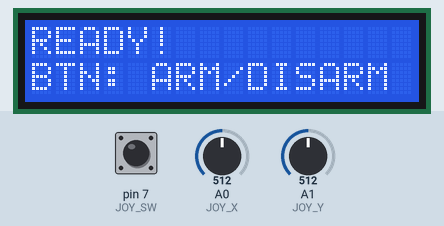
A sketch run on a simulated Arduino Uno, built with avr-gcc and run on an emulated ATmega328P. Parts: 16×2 character LCD. Inputs (shaded band) come from the test bench; at power-on: pin 7 (JOY_SW) HIGH, A1 (JOY_Y) = 512, A0 (JOY_X) = 512. What the sketch prints to the serial monitor is not drawn.

Above: at 1.2 s.
At 3.3 s:
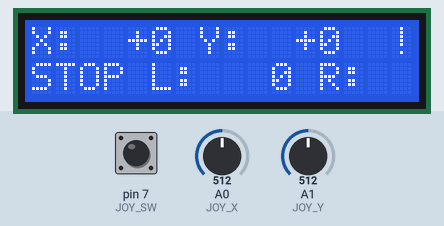
3.4 s: pin 7 (JOY_SW) pulled LOW for 0.15 s
At 4.5 s:
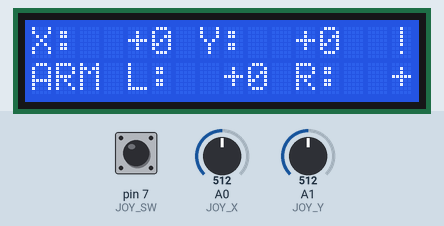
5.0 s: A1 (JOY_Y) set to 541
6.5 s: A1 (JOY_Y) set to 567
At 7.5 s:
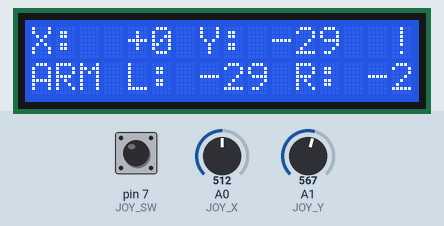
8.1 s: A0 (JOY_X) set to 548
9.6 s: A0 (JOY_X) set to 581
At 10.7 s:
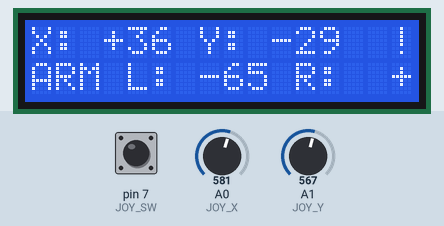
11.1 s: A0 (JOY_X) set to 716
At 12.6 s:
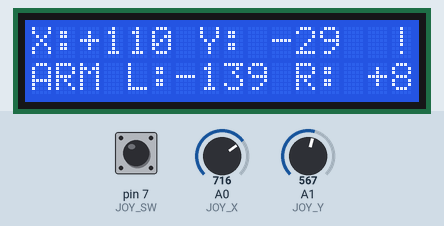
Timing chart, 0 to 14.1 s (numbered marks = the images above; inputs shaded):
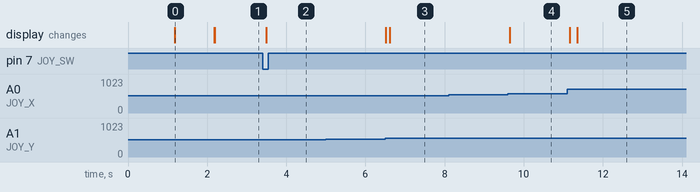

Measured:
- the behaviour switches between 552 and 553 on A1 (JOY_Y) (found by bisection; images 2 and 3)
- the behaviour switches between 566 and 567 on A0 (JOY_X) (found by bisection; images 3 and 4)
- after the input at 3.4 s, the display: changes after 0.10 s (image 2)
- after the input at 5.0 s, every drawn part: stays the same
- after the input at 6.5 s, the display: first changes at once (image 3 shows a later state)
- after the input at 8.1 s, every drawn part: stays the same
- after the input at 9.6 s, the display: changes at once (image 4)
- after the input at 11.1 s, the display: first changes after 0.06 s (image 5 shows a later state)
- what the display in image 0 shows lasts 1.0 s, from 1.2 s to 2.2 s

The sketch:

B1_TX_success.ino
```cpp
#include <LiquidCrystal.h>
#include <SPI.h>

// ---------------- LCD Pins ----------------
const uint8_t LCD_RS = 4;
const uint8_t LCD_E  = 3;
const uint8_t LCD_D4 = 5;
const uint8_t LCD_D5 = 6;
const uint8_t LCD_D6 = 8;
const uint8_t LCD_D7 = 2;
LiquidCrystal lcd(LCD_RS, LCD_E, LCD_D4, LCD_D5, LCD_D6, LCD_D7);

// ---------------- Joystick Pins ----------------
const uint8_t JOY_X = A0;
const uint8_t JOY_Y = A1;
const uint8_t JOY_SW = 7;

// ---------------- nRF24 Pins ----------------
const uint8_t CE_PIN = 9;
const uint8_t CSN_PIN = 10;

// Joystick parameters
const int JOY_CENTER = 512;
const int DEADZONE = 40;
const bool INVERT_X = false;
const bool INVERT_Y = true;

// nRF24 registers
#define CONFIG      0x00
#define STATUS      0x07
#define FIFO_STATUS 0x17

// Status variables
bool armed = false;
uint32_t packetCount = 0;
uint32_t successCount = 0;
unsigned long lastSend = 0;
unsigned long lastLcd = 0;
unsigned long lastDebug = 0;

// EMA filtering
float emaX = JOY_CENTER, emaY = JOY_CENTER;
const float JOY_ALPHA = 0.2f;

void lcdPrint16(int col, int row, const String& s) {
  lcd.setCursor(col, row);
  lcd.print(s);
  for (int i = col + s.length(); i < 16; ++i) lcd.print(' ');
}

byte readRegister(byte reg) {
  digitalWrite(CSN_PIN, LOW);
  SPI.transfer(reg & 0x1F);
  byte value = SPI.transfer(0x00);
  digitalWrite(CSN_PIN, HIGH);
  return value;
}

void writeRegister(byte reg, byte value) {
  digitalWrite(CSN_PIN, LOW);
  SPI.transfer(0x20 | reg);
  SPI.transfer(value);
  digitalWrite(CSN_PIN, HIGH);
}

void setupNrf24() {
  Serial.println("Initializing nRF24...");

  // Configure nRF24 as transmitter
  writeRegister(CONFIG, 0x0E);       // PWR_UP=1, PRIM_RX=0 (Transmitter mode)
  writeRegister(0x01, 0x00);         // Disable auto-acknowledgment
  writeRegister(0x02, 0x00);         // Disable RX address
  writeRegister(0x03, 0x03);         // 5-byte address width
  writeRegister(0x04, 0x00);         // Disable retransmission
  writeRegister(0x05, 76);           // Channel 76
  writeRegister(0x06, 0x06);         // 1Mbps data rate, 0dBm output power

  // Set TX address
  digitalWrite(CSN_PIN, LOW);
  SPI.transfer(0x20 | 0x10); // TX_ADDR command
  SPI.transfer('C');
  SPI.transfer('T');
  SPI.transfer('R');
  SPI.transfer('2');
  SPI.transfer('0');
  digitalWrite(CSN_PIN, HIGH);

  Serial.println("nRF24 configured as transmitter");
}

// Reset nRF24 status
void resetNrf24() {
  digitalWrite(CE_PIN, LOW);
  delay(10);

  digitalWrite(CSN_PIN, LOW);
  SPI.transfer(0xE1); // FLUSH_TX command
  digitalWrite(CSN_PIN, HIGH);

  writeRegister(STATUS, 0x70); // Clear all status flags
}

bool sendPacket(int16_t L, int16_t R, uint8_t buttons) {
  // Ensure data is within valid range
  L = constrain(L, -255, 255);
  R = constrain(R, -255, 255);

  // Clear status register
  writeRegister(STATUS, 0x70);

  // Write data - use correct little-endian format
  digitalWrite(CSN_PIN, LOW);
  SPI.transfer(0xA0); // W_TX_PAYLOAD command

  // Send 5-byte packet: L(2) + R(2) + buttons(1)
  // Little-endian: low byte first, then high byte
  SPI.transfer(L & 0xFF);        // L low byte
  SPI.transfer((L >> 8) & 0xFF); // L high byte
  SPI.transfer(R & 0xFF);        // R low byte
  SPI.transfer((R >> 8) & 0xFF); // R high byte
  SPI.transfer(buttons);         // Button status

  digitalWrite(CSN_PIN, HIGH);

  // Start transmission
  digitalWrite(CE_PIN, HIGH);
  delayMicroseconds(15);
  digitalWrite(CE_PIN, LOW);

  // Wait for transmission completion
  delay(1);

  // Check transmission status
  byte status = readRegister(STATUS);
  bool success = (status & 0x20); // TX_DS flag (Transmit Done)

  if (success) {
    writeRegister(STATUS, 0x20); // Clear TX_DS flag
  } else if (status & 0x10) {    // MAX_RT flag (Maximum Retransmit)
    writeRegister(STATUS, 0x10); // Clear MAX_RT flag
    resetNrf24(); // Reset on transmission failure
  }

  // Debug output
  if (millis() - lastDebug > 1000) {
    lastDebug = millis();
    Serial.print("TX: L=");
    Serial.print(L);
    Serial.print(" R=");
    Serial.print(R);
    Serial.print(" -> Bytes: 0x");
    Serial.print(L & 0xFF, HEX);
    Serial.print(" 0x");
    Serial.print((L >> 8) & 0xFF, HEX);
    Serial.print(" 0x");
    Serial.print(R & 0xFF, HEX);
    Serial.print(" 0x");
    Serial.print((R >> 8) & 0xFF, HEX);
    Serial.print(" 0x");
    Serial.print(buttons, HEX);
    Serial.print(" | Status: 0x");
    Serial.print(status, HEX);
    Serial.print(" | ");
    Serial.println(success ? "SUCCESS" : "FAILED");
  }

  return success;
}

int mapAxisTo255(int adc, bool invert) {
  int v = adc - JOY_CENTER;
  if (invert) v = -v;
  if (abs(v) < DEADZONE) return 0;

  int span = 512 - DEADZONE;
  long m = (long)255 * v / span;
  if (m > 255) m = 255;
  if (m < -255) m = -255;
  return (int)m;
}

void setup() {
  Serial.begin(115200);
  Serial.println("=== Remote Control - FIXED VERSION ===");

  // Initialize pins
  pinMode(JOY_SW, INPUT_PULLUP);
  pinMode(CE_PIN, OUTPUT);
  pinMode(CSN_PIN, OUTPUT);
  digitalWrite(CE_PIN, LOW);
  digitalWrite(CSN_PIN, HIGH);

  // LCD initialization
  lcd.begin(16, 2);
  lcd.clear();
  lcdPrint16(0, 0, "REMOTE CONTROL");
  lcdPrint16(0, 1, "INITIALIZING...");

  // Initialize SPI and nRF24
  SPI.begin();
  delay(100);
  setupNrf24();

  delay(1000);
  lcd.clear();
  lcdPrint16(0, 0, "READY!");
  lcdPrint16(0, 1, "BTN: ARM/DISARM");
  delay(1000);
  lcd.clear();

  Serial.println("Remote control ready - Starting transmission...");
}

void loop() {
  // Read joystick data
  int rawX = analogRead(JOY_X);
  int rawY = analogRead(JOY_Y);
  emaX = (1.0f - JOY_ALPHA) * emaX + JOY_ALPHA * (float)rawX;
  emaY = (1.0f - JOY_ALPHA) * emaY + JOY_ALPHA * (float)rawY;

  int x255 = mapAxisTo255((int)emaX, INVERT_X);
  int y255 = mapAxisTo255((int)emaY, INVERT_Y);

  // Button detection (safety lock)
  static bool lastBtn = HIGH;
  bool btnNow = digitalRead(JOY_SW);
  static unsigned long lastDeb = 0;
  if (btnNow != lastBtn && (millis() - lastDeb) > 30) {
    lastDeb = millis();
    lastBtn = btnNow;
    if (btnNow == LOW) {
      armed = !armed;
      Serial.print("Button: ");
      Serial.println(armed ? "ARMED" : "DISARMED");
    }
  }

  // Calculate motor speeds (differential steering)
  long L = (long)y255 - (long)x255;
  long R = (long)y255 + (long)x255;

  // Limit to valid range
  L = constrain(L, -255, 255);
  R = constrain(R, -255, 255);

  // Send control data (20Hz = every 50ms)
  unsigned long now = millis();
  if (now - lastSend >= 50) {
    lastSend = now;

    int16_t sendL = armed ? (int16_t)L : 0;
    int16_t sendR = armed ? (int16_t)R : 0;
    uint8_t buttons = (digitalRead(JOY_SW) == LOW ? 0x01 : 0x00);

    bool success = sendPacket(sendL, sendR, buttons);
    if (success) {
      successCount++;
    }
    packetCount++;

    // Auto-reset nRF24 every 30 seconds
    static unsigned long lastReset = 0;
    if (now - lastReset > 30000) {
      lastReset = now;
      resetNrf24();
      Serial.println("Auto-reset nRF24");
    }
  }

  // Update LCD display (10Hz)
  if (now - lastLcd >= 100) {
    lastLcd = now;

    // Line 1: Joystick position and status
    char line0[17];
    snprintf(line0, sizeof(line0), "X:%+4d Y:%+4d", x255, y255);
    lcdPrint16(0, 0, line0);

    // Line 2: Motor speed and transmission status
    char line1[17];
    if (armed) {
      snprintf(line1, sizeof(line1), "ARM L:%+4d R:%+4d",
               (int16_t)L, (int16_t)R);
    } else {
      snprintf(line1, sizeof(line1), "STOP L:   0 R:   0");
    }
    lcdPrint16(0, 1, line1);

    // Display transmission status in corner
    lcd.setCursor(15, 0);
    float successRate = (packetCount > 0) ? (successCount * 100.0 / packetCount) : 0;
    if (successRate > 90) {
      lcd.print("+");
    } else if (successRate > 70) {
      lcd.print("-");
    } else {
      lcd.print("!");
    }
  }

  delay(2);
}
```
